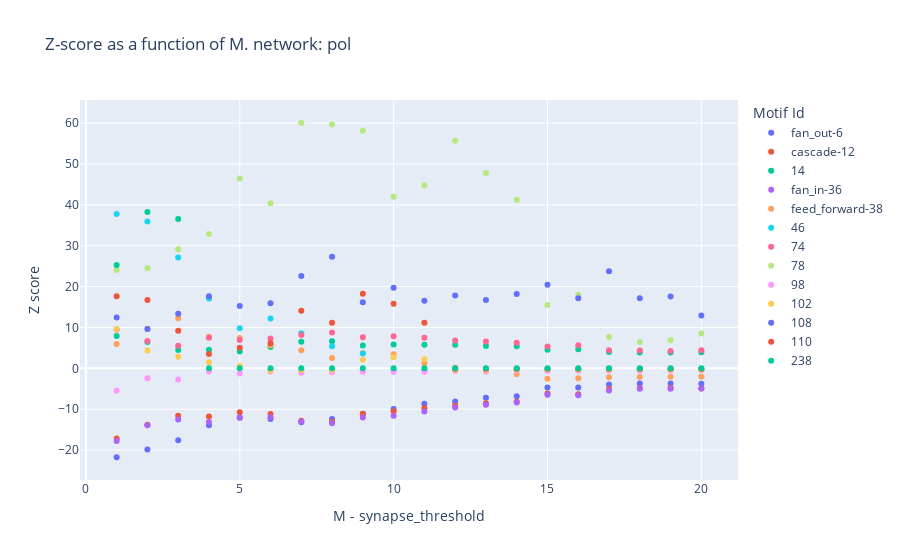

Here is the notebook cell this chart was saved with:
### Code cell
read_z_scores_as_func_of_m('pol')

### Figure 1 — Plotly figure (JSON) as saved in the notebook; plotly's stock layout.template omitted (floating-point values rounded to 4 significant figures)
{"data": [{"customdata": [[1752, 283, "fan_out-6"], [371, 223, "fan_out-6"], [328, 212, "fan_out-6"], [294, 202, "fan_out-6"], [267, 190, "fan_out-6"], [242, 181, "fan_out-6"], [222, 176, "fan_out-6"], [207, 169, "fan_out-6"], [197, 166, "fan_out-6"], [177, 150, "fan_out-6"], [166, 142, "fan_out-6"], [1267, 281, "fan_out-6"], [151, 130, "fan_out-6"], [984, 272, "fan_out-6"], [776, 268, "fan_out-6"], [661, 259, "fan_out-6"], [570, 256, "fan_out-6"], [496, 249, "fan_out-6"], [456, 244, "fan_out-6"], [417, 235, "fan_out-6"]], "hovertemplate": "Motif Id=%{customdata[2]}<br>M - synapse_threshold=%{x}<br>Z score=%{y}<br>edges=%{customdata[0]}<br>nodes=%{customdata[1]}<extra></extra>", "legendgroup": "fan_out-6", "marker": {"color": "#636efa", "symbol": "circle"}, "mode": "markers", "name": "fan_out-6", "orientation": "v", "showlegend": true, "type": "scatter", "x": [1, 10, 11, 12, 13, 14, 15, 16, 17, 18, 19, 2, 20, 3, 4, 5, 6, 7, 8, 9], "xaxis": "x", "y": [-21.75, -9.968, -8.659, -8.085, -7.224, -6.845, -4.703, -4.708, -3.978, -3.709, -3.716, -19.87, -3.775, -17.61, -13.9, -12.06, -12.39, -13.18, -12.41, -11.1], "yaxis": "y"}, {"customdata": [[1752, 283, "cascade-12"], [371, 223, "cascade-12"], [328, 212, "cascade-12"], [294, 202, "cascade-12"], [267, 190, "cascade-12"], [242, 181, "cascade-12"], [222, 176, "cascade-12"], [207, 169, "cascade-12"], [197, 166, "cascade-12"], [177, 150, "cascade-12"], [166, 142, "cascade-12"], [1267, 281, "cascade-12"], [151, 130, "cascade-12"], [984, 272, "cascade-12"], [776, 268, "cascade-12"], [661, 259, "cascade-12"], [570, 256, "cascade-12"], [496, 249, "cascade-12"], [456, 244, "cascade-12"], [417, 235, "cascade-12"]], "hovertemplate": "Motif Id=%{customdata[2]}<br>M - synapse_threshold=%{x}<br>Z score=%{y}<br>edges=%{customdata[0]}<br>nodes=%{customdata[1]}<extra></extra>", "legendgroup": "cascade-12", "marker": {"color": "#EF553B", "symbol": "circle"}, "mode": "markers", "name": "cascade-12", "orientation": "v", "showlegend": true, "type": "scatter", "x": [1, 10, 11, 12, 13, 14, 15, 16, 17, 18, 19, 2, 20, 3, 4, 5, 6, 7, 8, 9], "xaxis": "x", "y": [-17.18, -10.5, -9.789, -9.154, -8.552, -8.176, -6.134, -6.323, -5.08, -4.846, -4.746, -13.77, -4.908, -11.62, -11.76, -10.72, -11.18, -12.82, -13.05, -11.15], "yaxis": "y"}, {"customdata": [[1752, 283, "14"], [371, 223, "14"], [328, 212, "14"], [294, 202, "14"], [267, 190, "14"], [242, 181, "14"], [222, 176, "14"], [207, 169, "14"], [197, 166, "14"], [177, 150, "14"], [166, 142, "14"], [1267, 281, "14"], [151, 130, "14"], [984, 272, "14"], [776, 268, "14"], [661, 259, "14"], [570, 256, "14"], [496, 249, "14"], [456, 244, "14"], [417, 235, "14"]], "hovertemplate": "Motif Id=%{customdata[2]}<br>M - synapse_threshold=%{x}<br>Z score=%{y}<br>edges=%{customdata[0]}<br>nodes=%{customdata[1]}<extra></extra>", "legendgroup": "14", "marker": {"color": "#00cc96", "symbol": "circle"}, "mode": "markers", "name": "14", "orientation": "v", "showlegend": true, "type": "scatter", "x": [1, 10, 11, 12, 13, 14, 15, 16, 17, 18, 19, 2, 20, 3, 4, 5, 6, 7, 8, 9], "xaxis": "x", "y": [7.916, 5.852, 5.75, 5.767, 5.478, 5.405, 4.534, 4.651, 4.011, 3.889, 3.878, 6.45, 3.945, 4.481, 4.55, 4.126, 5.247, 6.522, 6.632, 5.596], "yaxis": "y"}, {"customdata": [[1752, 283, "fan_in-36"], [371, 223, "fan_in-36"], [328, 212, "fan_in-36"], [294, 202, "fan_in-36"], [267, 190, "fan_in-36"], [242, 181, "fan_in-36"], [222, 176, "fan_in-36"], [207, 169, "fan_in-36"], [197, 166, "fan_in-36"], [177, 150, "fan_in-36"], [166, 142, "fan_in-36"], [1267, 281, "fan_in-36"], [151, 130, "fan_in-36"], [984, 272, "fan_in-36"], [776, 268, "fan_in-36"], [661, 259, "fan_in-36"], [570, 256, "fan_in-36"], [496, 249, "fan_in-36"], [456, 244, "fan_in-36"], [417, 235, "fan_in-36"]], "hovertemplate": "Motif Id=%{customdata[2]}<br>M - synapse_threshold=%{x}<br>Z score=%{y}<br>edges=%{customdata[0]}<br>nodes=%{customdata[1]}<extra></extra>", "legendgroup": "fan_in-36", "marker": {"color": "#ab63fa", "symbol": "circle"}, "mode": "markers", "name": "fan_in-36", "orientation": "v", "showlegend": true, "type": "scatter", "x": [1, 10, 11, 12, 13, 14, 15, 16, 17, 18, 19, 2, 20, 3, 4, 5, 6, 7, 8, 9], "xaxis": "x", "y": [-17.76, -11.62, -10.54, -9.581, -8.932, -8.361, -6.477, -6.615, -5.394, -4.99, -4.981, -13.9, -4.956, -12.5, -13.13, -12.02, -11.94, -13.03, -13.42, -12.0], "yaxis": "y"}, {"customdata": [[1752, 283, "feed_forward-38"], [371, 223, "feed_forward-38"], [328, 212, "feed_forward-38"], [294, 202, "feed_forward-38"], [267, 190, "feed_forward-38"], [242, 181, "feed_forward-38"], [222, 176, "feed_forward-38"], [207, 169, "feed_forward-38"], [197, 166, "feed_forward-38"], [177, 150, "feed_forward-38"], [166, 142, "feed_forward-38"], [1267, 281, "feed_forward-38"], [151, 130, "feed_forward-38"], [984, 272, "feed_forward-38"], [776, 268, "feed_forward-38"], [661, 259, "feed_forward-38"], [570, 256, "feed_forward-38"], [496, 249, "feed_forward-38"], [456, 244, "feed_forward-38"], [417, 235, "feed_forward-38"]], "hovertemplate": "Motif Id=%{customdata[2]}<br>M - synapse_threshold=%{x}<br>Z score=%{y}<br>edges=%{customdata[0]}<br>nodes=%{customdata[1]}<extra></extra>", "legendgroup": "feed_forward-38", "marker": {"color": "#FFA15A", "symbol": "circle"}, "mode": "markers", "name": "feed_forward-38", "orientation": "v", "showlegend": true, "type": "scatter", "x": [1, 10, 11, 12, 13, 14, 15, 16, 17, 18, 19, 2, 20, 3, 4, 5, 6, 7, 8, 9], "xaxis": "x", "y": [5.938, 3.418, 1.258, 0.1694, -0.7619, -1.449, -2.567, -2.408, -2.199, -2.118, -2.088, 9.634, -2.078, 12.28, 7.741, 7.44, 5.591, 4.449, 2.525, 3.745], "yaxis": "y"}, {"customdata": [[1752, 283, "46"], [371, 223, "46"], [328, 212, "46"], [294, 202, "46"], [267, 190, "46"], [242, 181, "46"], [222, 176, "46"], [207, 169, "46"], [197, 166, "46"], [177, 150, "46"], [166, 142, "46"], [1267, 281, "46"], [151, 130, "46"], [984, 272, "46"], [776, 268, "46"], [661, 259, "46"], [570, 256, "46"], [496, 249, "46"], [456, 244, "46"], [417, 235, "46"]], "hovertemplate": "Motif Id=%{customdata[2]}<br>M - synapse_threshold=%{x}<br>Z score=%{y}<br>edges=%{customdata[0]}<br>nodes=%{customdata[1]}<extra></extra>", "legendgroup": "46", "marker": {"color": "#19d3f3", "symbol": "circle"}, "mode": "markers", "name": "46", "orientation": "v", "showlegend": true, "type": "scatter", "x": [1, 10, 11, 12, 13, 14, 15, 16, 17, 18, 19, 2, 20, 3, 4, 5, 6, 7, 8, 9], "xaxis": "x", "y": [37.75, -0.3219, -0.3311, -0.3092, -0.3684, -0.3642, -0.3292, -0.3266, -0.3143, -0.3124, -0.3316, 35.91, -0.2823, 27.1, 17.06, 9.83, 12.17, 8.572, 5.387, 3.652], "yaxis": "y"}, {"customdata": [[1752, 283, "74"], [371, 223, "74"], [328, 212, "74"], [294, 202, "74"], [267, 190, "74"], [242, 181, "74"], [222, 176, "74"], [207, 169, "74"], [197, 166, "74"], [177, 150, "74"], [166, 142, "74"], [1267, 281, "74"], [151, 130, "74"], [984, 272, "74"], [776, 268, "74"], [661, 259, "74"], [570, 256, "74"], [496, 249, "74"], [456, 244, "74"], [417, 235, "74"]], "hovertemplate": "Motif Id=%{customdata[2]}<br>M - synapse_threshold=%{x}<br>Z score=%{y}<br>edges=%{customdata[0]}<br>nodes=%{customdata[1]}<extra></extra>", "legendgroup": "74", "marker": {"color": "#FF6692", "symbol": "circle"}, "mode": "markers", "name": "74", "orientation": "v", "showlegend": true, "type": "scatter", "x": [1, 10, 11, 12, 13, 14, 15, 16, 17, 18, 19, 2, 20, 3, 4, 5, 6, 7, 8, 9], "xaxis": "x", "y": [9.482, 7.881, 7.462, 6.837, 6.554, 6.23, 5.351, 5.654, 4.417, 4.367, 4.242, 6.716, 4.4, 5.504, 7.466, 6.914, 7.282, 8.18, 8.757, 7.63], "yaxis": "y"}, {"customdata": [[1752, 283, "78"], [371, 223, "78"], [328, 212, "78"], [294, 202, "78"], [267, 190, "78"], [242, 181, "78"], [222, 176, "78"], [207, 169, "78"], [197, 166, "78"], [177, 150, "78"], [166, 142, "78"], [1267, 281, "78"], [151, 130, "78"], [984, 272, "78"], [776, 268, "78"], [661, 259, "78"], [570, 256, "78"], [496, 249, "78"], [456, 244, "78"], [417, 235, "78"]], "hovertemplate": "Motif Id=%{customdata[2]}<br>M - synapse_threshold=%{x}<br>Z score=%{y}<br>edges=%{customdata[0]}<br>nodes=%{customdata[1]}<extra></extra>", "legendgroup": "78", "marker": {"color": "#B6E880", "symbol": "circle"}, "mode": "markers", "name": "78", "orientation": "v", "showlegend": true, "type": "scatter", "x": [1, 10, 11, 12, 13, 14, 15, 16, 17, 18, 19, 2, 20, 3, 4, 5, 6, 7, 8, 9], "xaxis": "x", "y": [24.05, 41.96, 44.82, 55.7, 47.78, 41.27, 15.47, 18.0, 7.676, 6.428, 6.849, 24.49, 8.507, 29.11, 32.85, 46.48, 40.42, 60.09, 59.68, 58.12], "yaxis": "y"}, {"customdata": [[1752, 283, "98"], [371, 223, "98"], [328, 212, "98"], [294, 202, "98"], [267, 190, "98"], [242, 181, "98"], [222, 176, "98"], [207, 169, "98"], [197, 166, "98"], [177, 150, "98"], [166, 142, "98"], [1267, 281, "98"], [151, 130, "98"], [984, 272, "98"], [776, 268, "98"], [661, 259, "98"], [570, 256, "98"], [496, 249, "98"], [456, 244, "98"], [417, 235, "98"]], "hovertemplate": "Motif Id=%{customdata[2]}<br>M - synapse_threshold=%{x}<br>Z score=%{y}<br>edges=%{customdata[0]}<br>nodes=%{customdata[1]}<extra></extra>", "legendgroup": "98", "marker": {"color": "#FF97FF", "symbol": "circle"}, "mode": "markers", "name": "98", "orientation": "v", "showlegend": true, "type": "scatter", "x": [1, 10, 11, 12, 13, 14, 15, 16, 17, 18, 19, 2, 20, 3, 4, 5, 6, 7, 8, 9], "xaxis": "x", "y": [-5.473, -0.8222, -0.8092, -0.6655, -0.6362, -0.6691, -0.6465, -0.5756, -0.5299, -0.5148, -0.517, -2.44, -0.4954, -2.742, -0.8004, -1.254, -0.7431, -1.067, -0.9769, -0.8611], "yaxis": "y"}, {"customdata": [[1752, 283, "102"], [371, 223, "102"], [328, 212, "102"], [294, 202, "102"], [267, 190, "102"], [242, 181, "102"], [222, 176, "102"], [207, 169, "102"], [197, 166, "102"], [177, 150, "102"], [166, 142, "102"], [1267, 281, "102"], [151, 130, "102"], [984, 272, "102"], [776, 268, "102"], [661, 259, "102"], [570, 256, "102"], [496, 249, "102"], [456, 244, "102"], [417, 235, "102"]], "hovertemplate": "Motif Id=%{customdata[2]}<br>M - synapse_threshold=%{x}<br>Z score=%{y}<br>edges=%{customdata[0]}<br>nodes=%{customdata[1]}<extra></extra>", "legendgroup": "102", "marker": {"color": "#FECB52", "symbol": "circle"}, "mode": "markers", "name": "102", "orientation": "v", "showlegend": true, "type": "scatter", "x": [1, 10, 11, 12, 13, 14, 15, 16, 17, 18, 19, 2, 20, 3, 4, 5, 6, 7, 8, 9], "xaxis": "x", "y": [9.631, 2.724, 2.253, -0.3232, -0.3247, -0.3566, -0.293, -0.2876, -0.2576, -0.23, -0.2615, 4.337, -0.2567, 2.831, 1.47, 0.5592, -0.5543, -0.415, -0.403, 2.082], "yaxis": "y"}, {"customdata": [[1752, 283, "108"], [371, 223, "108"], [328, 212, "108"], [294, 202, "108"], [267, 190, "108"], [242, 181, "108"], [222, 176, "108"], [207, 169, "108"], [197, 166, "108"], [177, 150, "108"], [166, 142, "108"], [1267, 281, "108"], [151, 130, "108"], [984, 272, "108"], [776, 268, "108"], [661, 259, "108"], [570, 256, "108"], [496, 249, "108"], [456, 244, "108"], [417, 235, "108"]], "hovertemplate": "Motif Id=%{customdata[2]}<br>M - synapse_threshold=%{x}<br>Z score=%{y}<br>edges=%{customdata[0]}<br>nodes=%{customdata[1]}<extra></extra>", "legendgroup": "108", "marker": {"color": "#636efa", "symbol": "circle"}, "mode": "markers", "name": "108", "orientation": "v", "showlegend": true, "type": "scatter", "x": [1, 10, 11, 12, 13, 14, 15, 16, 17, 18, 19, 2, 20, 3, 4, 5, 6, 7, 8, 9], "xaxis": "x", "y": [12.42, 19.75, 16.57, 17.84, 16.75, 18.21, 20.46, 17.16, 23.74, 17.17, 17.61, 9.65, 12.95, 13.36, 17.61, 15.26, 15.95, 22.6, 27.33, 16.15], "yaxis": "y"}, {"customdata": [[1752, 283, "110"], [371, 223, "110"], [328, 212, "110"], [294, 202, "110"], [267, 190, "110"], [242, 181, "110"], [222, 176, "110"], [207, 169, "110"], [197, 166, "110"], [177, 150, "110"], [166, 142, "110"], [1267, 281, "110"], [151, 130, "110"], [984, 272, "110"], [776, 268, "110"], [661, 259, "110"], [570, 256, "110"], [496, 249, "110"], [456, 244, "110"], [417, 235, "110"]], "hovertemplate": "Motif Id=%{customdata[2]}<br>M - synapse_threshold=%{x}<br>Z score=%{y}<br>edges=%{customdata[0]}<br>nodes=%{customdata[1]}<extra></extra>", "legendgroup": "110", "marker": {"color": "#EF553B", "symbol": "circle"}, "mode": "markers", "name": "110", "orientation": "v", "showlegend": true, "type": "scatter", "x": [1, 10, 11, 12, 13, 14, 15, 16, 17, 18, 19, 2, 20, 3, 4, 5, 6, 7, 8, 9], "xaxis": "x", "y": [17.66, 15.78, 11.14, -0.08396, -0.1005, -0.0953, -0.07769, -0.08396, -0.1005, -0.0953, -0.1158, 16.75, -0.08396, 9.218, 3.491, 5.033, 6.125, 14.11, 11.14, 18.26], "yaxis": "y"}, {"customdata": [[1752, 283, "238"], [371, 223, "238"], [328, 212, "238"], [294, 202, "238"], [267, 190, "238"], [242, 181, "238"], [222, 176, "238"], [207, 169, "238"], [197, 166, "238"], [177, 150, "238"], [166, 142, "238"], [1267, 281, "238"], [151, 130, "238"], [984, 272, "238"], [776, 268, "238"], [661, 259, "238"], [570, 256, "238"], [496, 249, "238"], [456, 244, "238"], [417, 235, "238"]], "hovertemplate": "Motif Id=%{customdata[2]}<br>M - synapse_threshold=%{x}<br>Z score=%{y}<br>edges=%{customdata[0]}<br>nodes=%{customdata[1]}<extra></extra>", "legendgroup": "238", "marker": {"color": "#00cc96", "symbol": "circle"}, "mode": "markers", "name": "238", "orientation": "v", "showlegend": true, "type": "scatter", "x": [1, 10, 11, 12, 13, 14, 15, 16, 17, 18, 19, 2, 20, 3, 4, 5, 6, 7, 8, 9], "xaxis": "x", "y": [25.3, 0, 0, 0, 0, 0, 0, 0, 0, 0, 0, 38.24, 0, 36.51, 0, 0, 0, 0, 0, 0], "yaxis": "y"}], "layout": {"autosize": true, "legend": {"title": {"text": "Motif Id"}, "tracegroupgap": 0}, "title": {"text": "Z-score as a function of M. network: pol"}, "xaxis": {"anchor": "y", "autorange": true, "domain": [0, 1], "range": [-0.1601, 21.16], "title": {"text": "M - synapse_threshold"}, "type": "linear"}, "yaxis": {"anchor": "x", "autorange": true, "domain": [0, 1], "range": [-28.51, 66.84], "title": {"text": "Z score"}, "type": "linear"}}}
